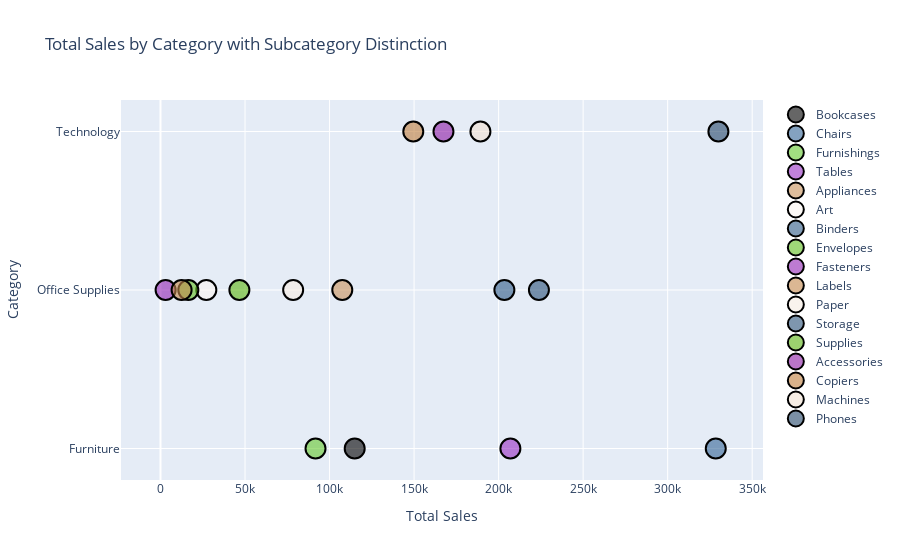

Source (notebook cell):
### Markdown cell above
## `Task 6: Creating a Scatter plot using ChatGPT Assistance`

### Code cell
import plotly.graph_objects as go

# Assuming `df` is already created from the superstore_data
df = pd.DataFrame(superstore_data)

# Aggregate sales by category and prepare hover text with subcategories
category_sales = df.groupby('Category')['Sales'].sum()
subcategories = df.groupby(['Category', 'Sub-Category'])['Sales'].sum().reset_index()

# Define custom colors for subcategories
subcategory_colors = {
    subcat: f'rgba({i*50 % 255}, {i*100 % 255}, {(i*150) % 255}, 0.6)' 
    for i, subcat in enumerate(subcategories['Sub-Category'].unique())
}

# Create the scatter plot
fig = go.Figure()

# Add scatter points for each subcategory
for subcat in subcategories['Sub-Category'].unique():
    subcat_data = subcategories[subcategories['Sub-Category'] == subcat]
    fig.add_trace(go.Scatter(
        x=subcat_data['Sales'],
        y=subcat_data['Category'],
        mode='markers',
        text=subcat_data['Sub-Category'],
        hoverinfo='text',
        marker=dict(
            color=subcategory_colors[subcat],
            size=20,
            line=dict(
                color='black',
                width=2
            )
        ),
        name=subcat  # Add a legend entry for each subcategory
    ))

# Update layout for better appearance
fig.update_layout(
    title="Total Sales by Category with Subcategory Distinction",
    xaxis_title="Total Sales",
    yaxis_title="Category",
    xaxis=dict(showgrid=True),
    yaxis=dict(showgrid=True),
    showlegend=True
)

# Display the figure in browser
fig.show()

### Figure 1 — Plotly figure (JSON) as saved in the notebook; plotly's stock layout.template omitted (floating-point values rounded to 4 significant figures)
{"data": [{"hoverinfo": "text", "marker": {"color": "rgba(0, 0, 0, 0.6)", "line": {"color": "black", "width": 2}, "size": 20}, "mode": "markers", "name": "Bookcases", "text": ["Bookcases"], "type": "scatter", "x": [114900.0], "y": ["Furniture"]}, {"hoverinfo": "text", "marker": {"color": "rgba(50, 100, 150, 0.6)", "line": {"color": "black", "width": 2}, "size": 20}, "mode": "markers", "name": "Chairs", "text": ["Chairs"], "type": "scatter", "x": [328400.0], "y": ["Furniture"]}, {"hoverinfo": "text", "marker": {"color": "rgba(100, 200, 45, 0.6)", "line": {"color": "black", "width": 2}, "size": 20}, "mode": "markers", "name": "Furnishings", "text": ["Furnishings"], "type": "scatter", "x": [91710.0], "y": ["Furniture"]}, {"hoverinfo": "text", "marker": {"color": "rgba(150, 45, 195, 0.6)", "line": {"color": "black", "width": 2}, "size": 20}, "mode": "markers", "name": "Tables", "text": ["Tables"], "type": "scatter", "x": [207000.0], "y": ["Furniture"]}, {"hoverinfo": "text", "marker": {"color": "rgba(200, 145, 90, 0.6)", "line": {"color": "black", "width": 2}, "size": 20}, "mode": "markers", "name": "Appliances", "text": ["Appliances"], "type": "scatter", "x": [107500.0], "y": ["Office Supplies"]}, {"hoverinfo": "text", "marker": {"color": "rgba(250, 245, 240, 0.6)", "line": {"color": "black", "width": 2}, "size": 20}, "mode": "markers", "name": "Art", "text": ["Art"], "type": "scatter", "x": [27120.0], "y": ["Office Supplies"]}, {"hoverinfo": "text", "marker": {"color": "rgba(45, 90, 135, 0.6)", "line": {"color": "black", "width": 2}, "size": 20}, "mode": "markers", "name": "Binders", "text": ["Binders"], "type": "scatter", "x": [203400.0], "y": ["Office Supplies"]}, {"hoverinfo": "text", "marker": {"color": "rgba(95, 190, 30, 0.6)", "line": {"color": "black", "width": 2}, "size": 20}, "mode": "markers", "name": "Envelopes", "text": ["Envelopes"], "type": "scatter", "x": [16480.0], "y": ["Office Supplies"]}, {"hoverinfo": "text", "marker": {"color": "rgba(145, 35, 180, 0.6)", "line": {"color": "black", "width": 2}, "size": 20}, "mode": "markers", "name": "Fasteners", "text": ["Fasteners"], "type": "scatter", "x": [3024.0], "y": ["Office Supplies"]}, {"hoverinfo": "text", "marker": {"color": "rgba(195, 135, 75, 0.6)", "line": {"color": "black", "width": 2}, "size": 20}, "mode": "markers", "name": "Labels", "text": ["Labels"], "type": "scatter", "x": [12490.0], "y": ["Office Supplies"]}, {"hoverinfo": "text", "marker": {"color": "rgba(245, 235, 225, 0.6)", "line": {"color": "black", "width": 2}, "size": 20}, "mode": "markers", "name": "Paper", "text": ["Paper"], "type": "scatter", "x": [78480.0], "y": ["Office Supplies"]}, {"hoverinfo": "text", "marker": {"color": "rgba(40, 80, 120, 0.6)", "line": {"color": "black", "width": 2}, "size": 20}, "mode": "markers", "name": "Storage", "text": ["Storage"], "type": "scatter", "x": [223800.0], "y": ["Office Supplies"]}, {"hoverinfo": "text", "marker": {"color": "rgba(90, 180, 15, 0.6)", "line": {"color": "black", "width": 2}, "size": 20}, "mode": "markers", "name": "Supplies", "text": ["Supplies"], "type": "scatter", "x": [46670.0], "y": ["Office Supplies"]}, {"hoverinfo": "text", "marker": {"color": "rgba(140, 25, 165, 0.6)", "line": {"color": "black", "width": 2}, "size": 20}, "mode": "markers", "name": "Accessories", "text": ["Accessories"], "type": "scatter", "x": [167400.0], "y": ["Technology"]}, {"hoverinfo": "text", "marker": {"color": "rgba(190, 125, 60, 0.6)", "line": {"color": "black", "width": 2}, "size": 20}, "mode": "markers", "name": "Copiers", "text": ["Copiers"], "type": "scatter", "x": [149500.0], "y": ["Technology"]}, {"hoverinfo": "text", "marker": {"color": "rgba(240, 225, 210, 0.6)", "line": {"color": "black", "width": 2}, "size": 20}, "mode": "markers", "name": "Machines", "text": ["Machines"], "type": "scatter", "x": [189200.0], "y": ["Technology"]}, {"hoverinfo": "text", "marker": {"color": "rgba(35, 70, 105, 0.6)", "line": {"color": "black", "width": 2}, "size": 20}, "mode": "markers", "name": "Phones", "text": ["Phones"], "type": "scatter", "x": [330000.0], "y": ["Technology"]}], "layout": {"showlegend": true, "title": {"text": "Total Sales by Category with Subcategory Distinction"}, "xaxis": {"showgrid": true, "title": {"text": "Total Sales"}}, "yaxis": {"showgrid": true, "title": {"text": "Category"}}}}
